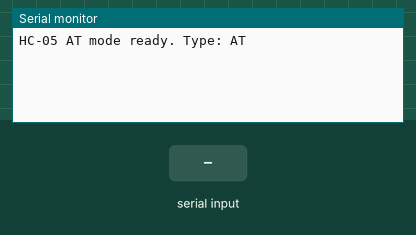
A sketch run on a simulated Arduino Uno, built with avr-gcc and run on an emulated ATmega328P. On the bench: the last lines printed to the serial monitor. The inputs (shaded band) are chosen by the test bench.

Above: at 1.2 s.
1.3 s: "1" received over the second serial link
At 2.5 s:
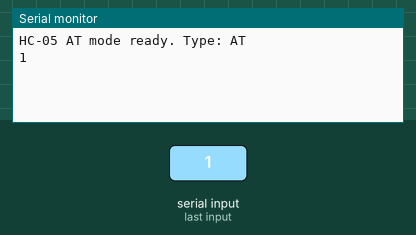
2.8 s: "0" received over the second serial link
At 3.9 s:
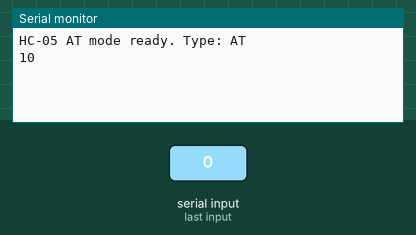

The sketch:

0_HC05_AT_Setup_Uno.ino
```cpp
/*
 * 0 - HC-05 AT setup (run on the Arduino Uno, once per HC-05 module)
 *
 * Wiring (Uno -> HC-05):
 *   5V  -> VCC        GND -> GND
 *   D10 <- TXD        (HC-05 3.3V logic into Uno is fine)
 *   D11 -> RXD        through a divider: D11 -[1k]-+-[2k]- GND, middle point -> RXD
 *   KEY/EN pin -> 5V  (or hold the little button on the module while powering up)
 *
 * AT mode = LED blinks slowly (about every 2 s). The AT baud rate is 38400.
 * Serial Monitor: 9600 baud, line ending = "Both NL & CR".
 *
 * Whatever you type goes to the HC-05; whatever it answers shows on screen.
 */
#include <SoftwareSerial.h>

SoftwareSerial bt(10, 11);  // RX, TX

void setup() {
  Serial.begin(9600);
  bt.begin(38400);
  Serial.println(F("HC-05 AT mode ready. Type: AT"));
}

void loop() {
  if (bt.available())     Serial.write(bt.read());
  if (Serial.available()) bt.write(Serial.read());
}
```

Measured:
- after the input at 1.3 s, the serial monitor: prints a new line at once (image 1)
- after the input at 2.8 s, the serial monitor: prints a new line at once (image 2)
